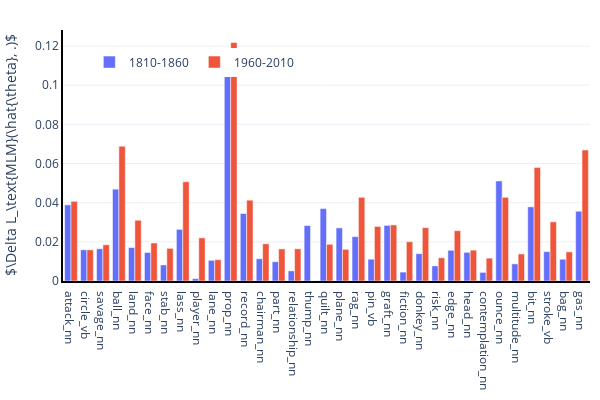

The notebook cell saved with this chart:
### Code cell
fig = go.Figure()

keys = list(set(list(influences["ccoha1.txt"].keys()) + list(influences["ccoha2.txt"].keys())))

values = np.array([influences["ccoha1.txt"][k] if k in influences["ccoha1.txt"] else 0. for k in keys])
fig.add_trace(go.Bar(x=keys, y=values, name="1810-1860"))

values = np.array([influences["ccoha2.txt"][k] if k in influences["ccoha2.txt"] else 0. for k in keys])
fig.add_trace(go.Bar(x=keys, y=values, name="1960-2010"))


fig.update_layout(template="plotly_white", width=600, height=400, margin=dict(t=30, l=50, b=50, r=10))
fig.update_xaxes(showline=True, linewidth=2, linecolor='black', mirror=False)
fig.update_yaxes(showline=True, linewidth=2, linecolor='black', mirror=False)
fig.update_layout(legend=dict(orientation="h", x=0.05, y=0.93))
fig.update_yaxes(title=r'$\Delta L_\text{MLM}(\hat{\theta}, .)$')

fig.write_image(f"{log_path.stem}/influences_by_corpus.png")
fig.write_image(f"{log_path.stem}/influences_by_corpus.pdf")
fig.show()

### Figure 1 — Plotly figure (JSON) as saved in the notebook; plotly's stock layout.template omitted (floating-point values rounded to 4 significant figures)
{"data": [{"name": "1810-1860", "type": "bar", "x": ["attack_nn", "circle_vb", "savage_nn", "ball_nn", "land_nn", "face_nn", "stab_nn", "lass_nn", "player_nn", "lane_nn", "prop_nn", "record_nn", "chairman_nn", "part_nn", "relationship_nn", "thump_nn", "quilt_nn", "plane_nn", "rag_nn", "pin_vb", "graft_nn", "fiction_nn", "donkey_nn", "risk_nn", "edge_nn", "head_nn", "contemplation_nn", "ounce_nn", "multitude_nn", "bit_nn", "stroke_vb", "bag_nn", "gas_nn"], "y": [0.03891, 0.01595, 0.01646, 0.0469, 0.01708, 0.01457, 0.00819, 0.02638, 0.001204, 0.01055, 0.106, 0.03445, 0.01138, 0.009848, 0.005188, 0.02832, 0.03698, 0.02711, 0.02266, 0.01113, 0.02839, 0.004548, 0.01397, 0.007704, 0.01569, 0.01462, 0.004402, 0.05109, 0.008755, 0.03787, 0.01501, 0.01111, 0.03564]}, {"name": "1960-2010", "type": "bar", "x": ["attack_nn", "circle_vb", "savage_nn", "ball_nn", "land_nn", "face_nn", "stab_nn", "lass_nn", "player_nn", "lane_nn", "prop_nn", "record_nn", "chairman_nn", "part_nn", "relationship_nn", "thump_nn", "quilt_nn", "plane_nn", "rag_nn", "pin_vb", "graft_nn", "fiction_nn", "donkey_nn", "risk_nn", "edge_nn", "head_nn", "contemplation_nn", "ounce_nn", "multitude_nn", "bit_nn", "stroke_vb", "bag_nn", "gas_nn"], "y": [0.04068, 0.01592, 0.01851, 0.06884, 0.03102, 0.0194, 0.01669, 0.05068, 0.02203, 0.01089, 0.1218, 0.04128, 0.01902, 0.01639, 0.01643, 0, 0.01875, 0.01617, 0.04275, 0.02785, 0.02863, 0.02004, 0.02724, 0.01187, 0.02569, 0.01574, 0.01168, 0.04274, 0.01381, 0.05798, 0.03021, 0.01487, 0.06688]}], "layout": {"height": 400, "legend": {"orientation": "h", "x": 0.05, "y": 0.93}, "margin": {"b": 50, "l": 50, "r": 10, "t": 30}, "width": 600, "xaxis": {"linecolor": "black", "linewidth": 2, "mirror": false, "showline": true}, "yaxis": {"linecolor": "black", "linewidth": 2, "mirror": false, "showline": true, "title": {"text": "$\\Delta L_\\text{MLM}(\\hat{\\theta}, .)$"}}}}
